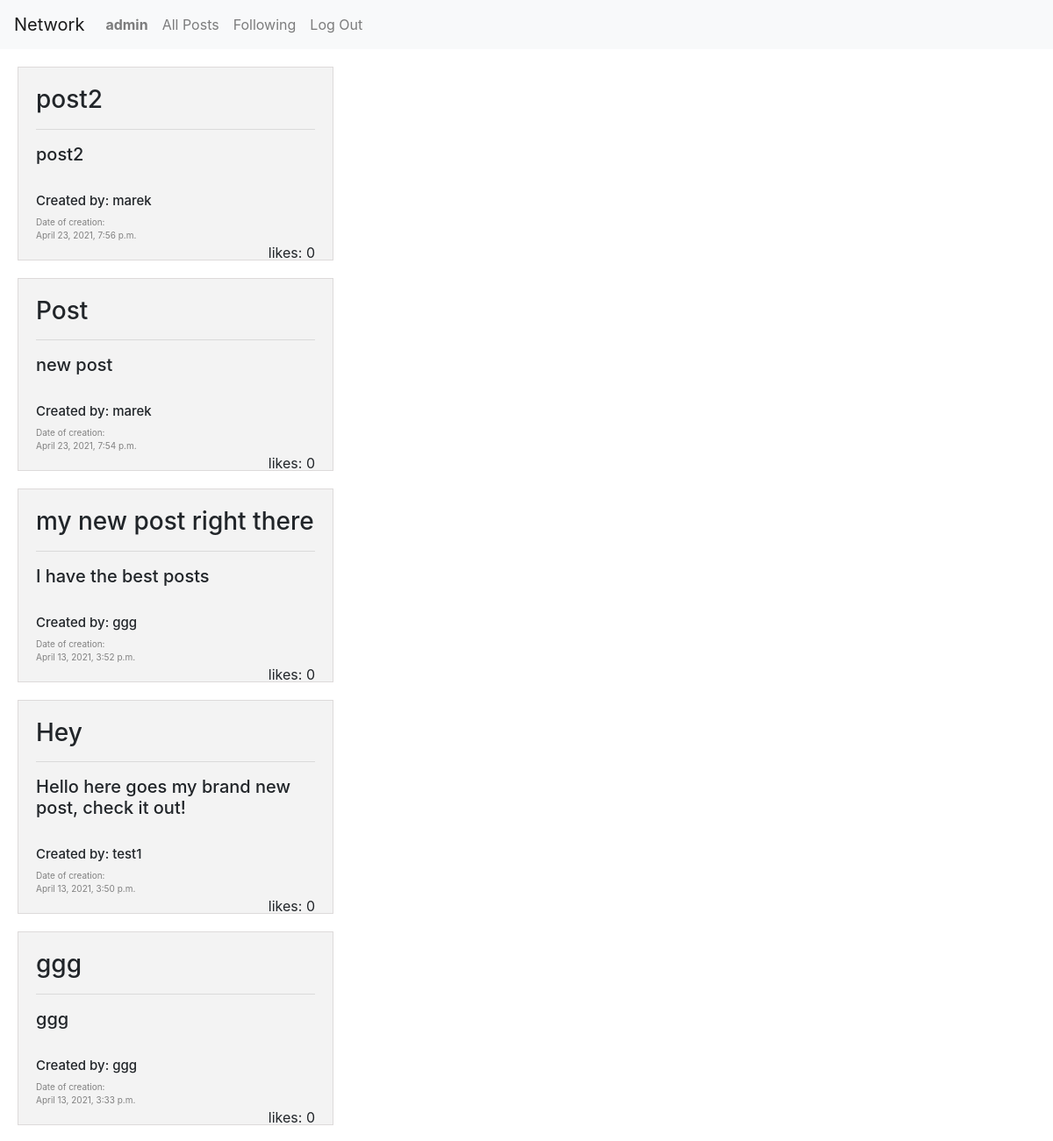
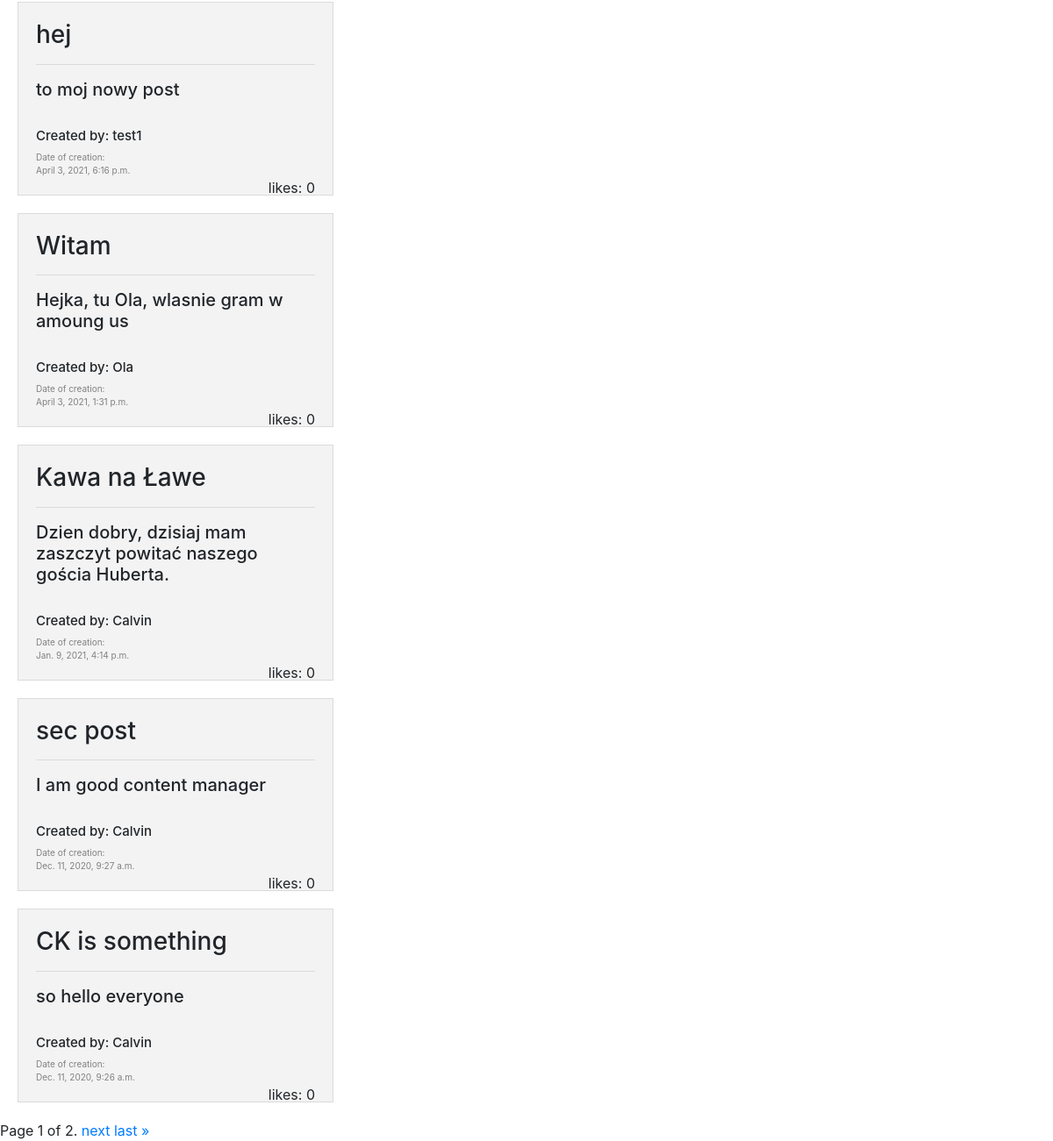
Screenshot of /allPosts (signed in) with the database file from the repository (2 pictures, top to bottom).
### network/models.py (models this page shows, shortened)
class User(AbstractUser):
    def __str__(self):
        return self.username

class Post(models.Model):
    title = models.CharField(max_length=64)
    text = models.TextField()
    likes = models.IntegerField()
    creation_date = models.DateTimeField()
    author = models.ForeignKey(User, on_delete=models.CASCADE, blank=True, related_name="author")

### network/views.py (the view)
# urls.py: path("allPosts", views.allPosts, name="allPosts"),
def allPosts(request):
    posts_list = Post.objects.all().order_by('-creation_date')
    paginator = Paginator(posts_list, 10)
    page_number = request.GET.get('page')
    page_obj = paginator.get_page(page_number)
    return render(request, 'network/allposts.html', {'page_obj': page_obj})

### network/templates/network/allposts.html (shortened to what this page needs)
{% extends "network/layout.html" %}
{% load static %}
{% block new_post %}
{% for post in page_obj %}
<div class="post">
    <h3>{{post.title}}</h3>
    <hr>
    <h5>{{post.text}}</h5>
    <br>
    <div class="get-user">
        <h5 style="font-size: 15px;" onclick = "get_profile('{{post.author.id}}')">Created by: {{post.author}}</h5>
    </div>
    <div class="date">
        Date of creation: <br>
        {{post.creation_date}}
    </div>
    <div class="likes">
        likes: {{post.likes}}
    </div>
</div>
{% endfor %}
<div class="pagination">
    <span class="step-links">
        <span class="current">
            Page {{ page_obj.number }} of {{ page_obj.paginator.num_pages }}.
        </span>
        {% if page_obj.has_next %}
            <a href="?page={{ page_obj.next_page_number }}">next</a>
            <a href="?page={{ page_obj.paginator.num_pages }}">last &raquo;</a>
        {% endif %}
    </span>
</div>
{% endblock %}

### network/templates/network/layout.html (shortened to what this page needs)
{% load static %}
<!DOCTYPE html>
<html lang="en">
    <head>
        <link rel="stylesheet" href="https://stackpath.bootstrapcdn.com/bootstrap/4.4.1/css/bootstrap.min.css">
        <link href="{% static 'network/styles.css' %}" rel="stylesheet">
    </head>
    <body>
        <nav class="navbar navbar-expand-lg navbar-light bg-light">
            <a class="navbar-brand" href="{% url 'index' %}">Network</a>
            <div>
              <ul class="navbar-nav mr-auto">
                {% if user.is_authenticated %}
                    <li class="nav-item">
                        <a class="nav-link" href="{% url 'user' %}"><strong>{{ user.username }}</strong></a>
                    </li>
                {% endif %}
                <li class="nav-item">
                  <a class="nav-link" href="{% url 'allPosts' %}">All Posts</a>
                </li>
                {% if user.is_authenticated %}
                    <li class="nav-item">
                        <a class="nav-link" href="{% url 'following' %}">Following</a>
                    </li>
                    <li class="nav-item">
                        <a class="nav-link" href="{% url 'logout' %}">Log Out</a>
                    </li>
                {% endif %}
              </ul>
            </div>
          </nav>
        <div class="new_post">
            {% block new_post %}
            {% endblock %}
        </div>
    </body>
</html>

### network/static/network/styles.css (style rules this page uses)
.post { height: 20%; width: 30%; background-color: #f3f3f3; border: 1px solid rgb(221, 218, 218); padding: 20px; margin: 20px; }
.date { font-size: 10px; color: gray; }
.likes { float: right; }

### rows the page displays
User: username "admin"
Post: title "post2", text "post2", author "marek", creation_date "April 23, 2021, 7:56 p.m.", likes "0"
Post: title "Post", text "new post", author "marek", creation_date "April 23, 2021, 7:54 p.m.", likes "0"
Post: title "my new post right there", text "I have the best posts", author "ggg", creation_date "April 13, 2021, 3:52 p.m.", likes "0"
Post: title "Hey", text "Hello here goes my brand new post, check it out!", author "test1", creation_date "April 13, 2021, 3:50 p.m.", likes "0"
Post: title "ggg", text "ggg", author "ggg", creation_date "April 13, 2021, 3:33 p.m.", likes "0"
Post: title "hej", text "to moj nowy post", author "test1", creation_date "April 3, 2021, 6:16 p.m.", likes "0"
Post: title "Witam", text "Hejka, tu Ola, wlasnie gram w amoung us", author "Ola", creation_date "April 3, 2021, 1:31 p.m.", likes "0"
Post: title "Kawa na Ławe", text "Dzien dobry, dzisiaj mam zaszczyt powitać naszego gościa Huberta.", author "Calvin", creation_date "Jan. 9, 2021, 4:14 p.m.", likes "0"
Post: title "sec post", text "I am good content manager", author "Calvin", creation_date "Dec. 11, 2020, 9:27 a.m.", likes "0"
Post: title "CK is something", text "so hello everyone", author "Calvin", creation_date "Dec. 11, 2020, 9:26 a.m.", likes "0"

### other values shown
{{ page_obj.number }} "1"
{{ page_obj.paginator.num_pages }} "2"
